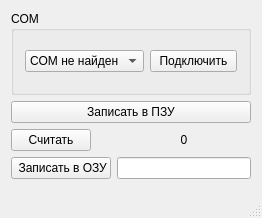
<?xml version="1.0" encoding="UTF-8"?>
<ui version="4.0">
 <class>MainWindow</class>
 <widget class="QMainWindow" name="MainWindow">
  <property name="geometry">
   <rect>
    <x>0</x>
    <y>0</y>
    <width>262</width>
    <height>218</height>
   </rect>
  </property>
  <property name="windowTitle">
   <string>MainWindow</string>
  </property>
  <property name="windowIcon">
   <iconset resource="res.qrc">
    <normaloff>:/logo.ico</normaloff>:/logo.ico</iconset>
  </property>
  <widget class="QWidget" name="centralWidget">
   <layout class="QVBoxLayout" name="verticalLayout">
    <item>
     <widget class="QGroupBox" name="groupBox_11">
      <property name="title">
       <string>COM</string>
      </property>
      <layout class="QHBoxLayout" name="horizontalLayout">
       <item>
        <widget class="MyComboBox" name="comboBox_listCOM">
         <item>
          <property name="text">
           <string>COM не найден</string>
          </property>
         </item>
        </widget>
       </item>
       <item>
        <widget class="QPushButton" name="pushButton_connectCOM">
         <property name="text">
          <string>Подключить</string>
         </property>
        </widget>
       </item>
      </layout>
     </widget>
    </item>
    <item>
     <layout class="QFormLayout" name="formLayout">
      <item row="1" column="0">
       <widget class="QPushButton" name="pushButton">
        <property name="text">
         <string>Считать</string>
        </property>
       </widget>
      </item>
      <item row="1" column="1">
       <widget class="QLabel" name="label">
        <property name="text">
         <string>0</string>
        </property>
        <property name="alignment">
         <set>Qt::AlignCenter</set>
        </property>
       </widget>
      </item>
      <item row="2" column="0">
       <widget class="QPushButton" name="pushButton_2">
        <property name="text">
         <string> Записать в ОЗУ</string>
        </property>
       </widget>
      </item>
      <item row="2" column="1">
       <widget class="QLineEdit" name="lineEdit"/>
      </item>
      <item row="0" column="0" colspan="2">
       <widget class="QPushButton" name="pushButton_3">
        <property name="text">
         <string>Записать в ПЗУ</string>
        </property>
       </widget>
      </item>
     </layout>
    </item>
   </layout>
  </widget>
  <widget class="QMenuBar" name="menuBar">
   <property name="geometry">
    <rect>
     <x>0</x>
     <y>0</y>
     <width>262</width>
     <height>20</height>
    </rect>
   </property>
  </widget>
  <widget class="QStatusBar" name="statusBar"/>
 </widget>
 <layoutdefault spacing="6" margin="11"/>
 <customwidgets>
  <customwidget>
   <class>MyComboBox</class>
   <extends>QComboBox</extends>
   <header>mycombobox.h</header>
  </customwidget>
 </customwidgets>
 <resources>
  <include location="res.qrc"/>
 </resources>
 <connections/>
</ui>
